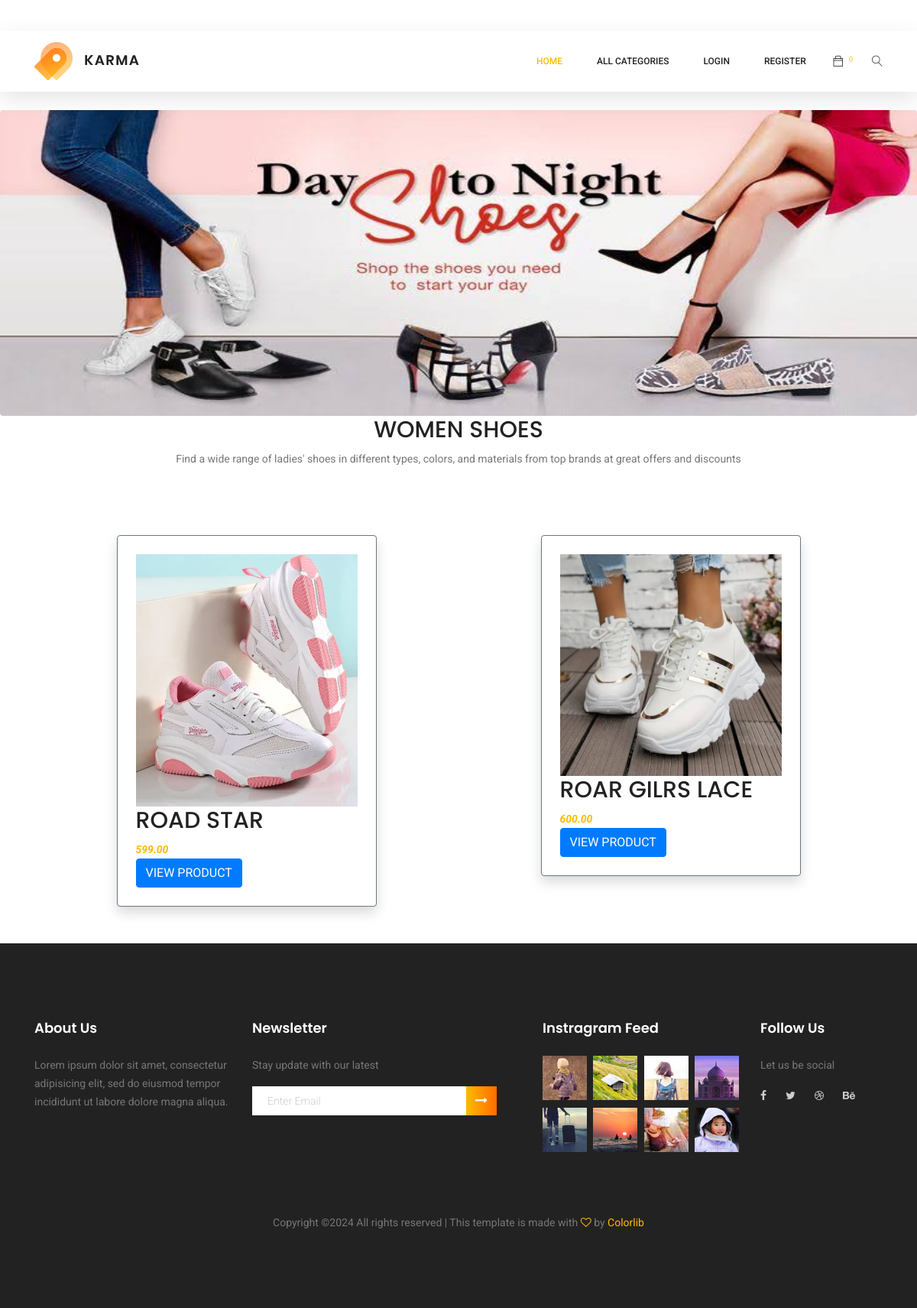
/products/1, run on the app's committed database.
### shop/models.py (models this page shows, shortened)
class Categories(models.Model):
    name=models.CharField(max_length=20)
    description=models.TextField()
    image=models.ImageField(upload_to='image')

class Product(models.Model):
    name=models.CharField(max_length=20)
    desc=models.TextField()
    image=models.ImageField(upload_to='products')
    price=models.DecimalField(max_digits=10,decimal_places=2)
    stock=models.IntegerField()
    available=models.BooleanField(default=True)
    created=models.DateTimeField(auto_now_add=True)
    update = models.DateTimeField(auto_now=True)
    category=models.ForeignKey(Categories,on_delete=models.CASCADE)

### shop/views.py (the view)
# urls.py: path('products/<int:p>',views.products,name='products'),
def products(request,p):
    c=Categories.objects.get(id=p)
    p=Product.objects.filter(category=c)
    context={'cat':c,'product':p}
    return render(request,'products.html',context)

### cart/context_processors.py (called while the page is built, shortened)
def count_items(request):
    u=request.user
    count=0
    return{'c':count}

### shop/context_processors.py (called while the page is built)
def menu_links(request):
    c=Categories.objects.all()
    return{'links':c}

### templates/products.html
<!DOCTYPE html>
{% extends 'base.html'%}
{% load static %}
{% block content %}
<br>
<br>
<br>
<br>
    <img src="{{cat.image.url}}" class="rounded mx-auto d-block mt-5 " height="400px" width="100%">
    <h2 class="text-center">{{cat.name}}</h2>
    <p class="text-center">{{cat.description}}</p>
<br>
<br>
<br>
<div class="container">
<div class="row row-cols-1 row-cols-md-3 g-4 mx-auto">
			{% for i in product %}
					<div class="col-12 col-sm-6 col-md-4 mb-4 mb-md-5 mx-auto">
						<div class="card mx-auto border border-1 border-secondary shadow p-4">
							<a href="{% url 'shop:details' i.id %}" class="post-thumbnail"><img src="{{i.image.url}}"  alt="Image"  class="img-fluid"></a>
							<div class="name">
								<h2>{{i.name}}</h2>
							  <div class="post-content-entry"><b><i>
								  {{i.price}} </i></b><br>
                                             <a href="{% url 'shop:details' i.id %}" class="btn btn-primary">VIEW PRODUCT</a>
							  </div>
							</div>
						</div>
					</div>
						{% endfor %}
</div>
                    </div>
{% endblock content %}

### data on the page
Categories: image (picture), name "WOMEN SHOES", description "Find a wide range of ladies' shoes in different types, colors, and materials from top brands at great offers and discounts"
Product: image (picture), name "ROAD STAR", price "599.00"
Product: image (picture), name "ROAR GILRS LACE", price "600.00"

### other printed values
{{ c }} "0"
